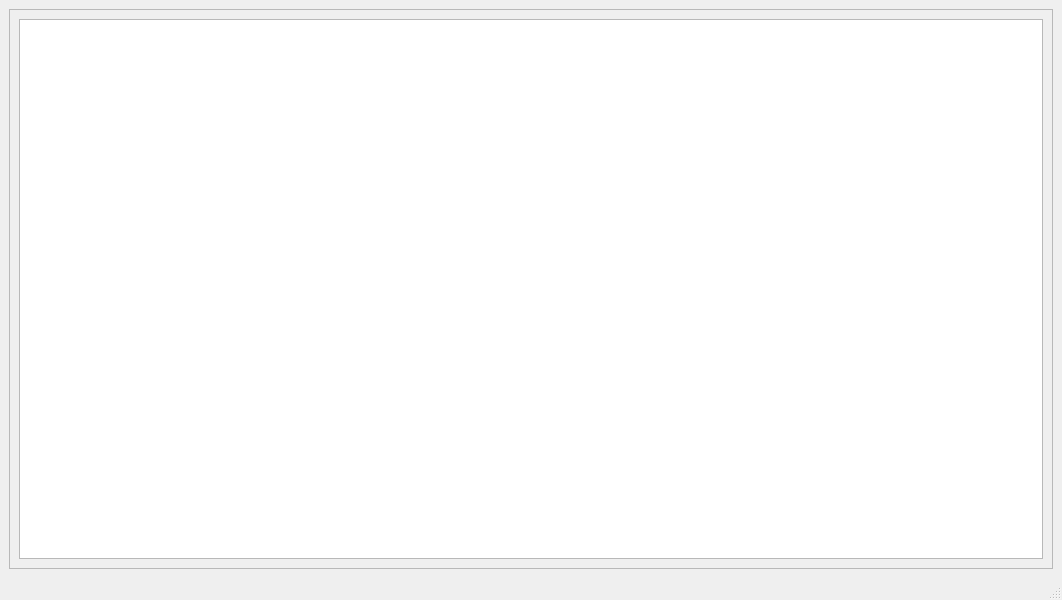
<?xml version="1.0" encoding="UTF-8"?>
<ui version="4.0">
 <class>MainWindow</class>
 <widget class="QMainWindow" name="MainWindow">
  <property name="geometry">
   <rect>
    <x>0</x>
    <y>0</y>
    <width>1062</width>
    <height>600</height>
   </rect>
  </property>
  <property name="windowTitle">
   <string>Customer Report</string>
  </property>
  <widget class="QWidget" name="centralwidget">
   <layout class="QGridLayout" name="gridLayout">
    <item row="0" column="0">
     <widget class="QScrollArea" name="scrollArea">
      <property name="widgetResizable">
       <bool>true</bool>
      </property>
      <widget class="QWidget" name="scrollAreaWidgetContents">
       <property name="geometry">
        <rect>
         <x>0</x>
         <y>0</y>
         <width>1046</width>
         <height>560</height>
        </rect>
       </property>
       <layout class="QGridLayout" name="gridLayout_2">
        <item row="0" column="0">
         <widget class="QTableWidget" name="table"/>
        </item>
       </layout>
      </widget>
     </widget>
    </item>
   </layout>
  </widget>
  <widget class="QStatusBar" name="statusbar"/>
 </widget>
 <resources/>
 <connections/>
</ui>
